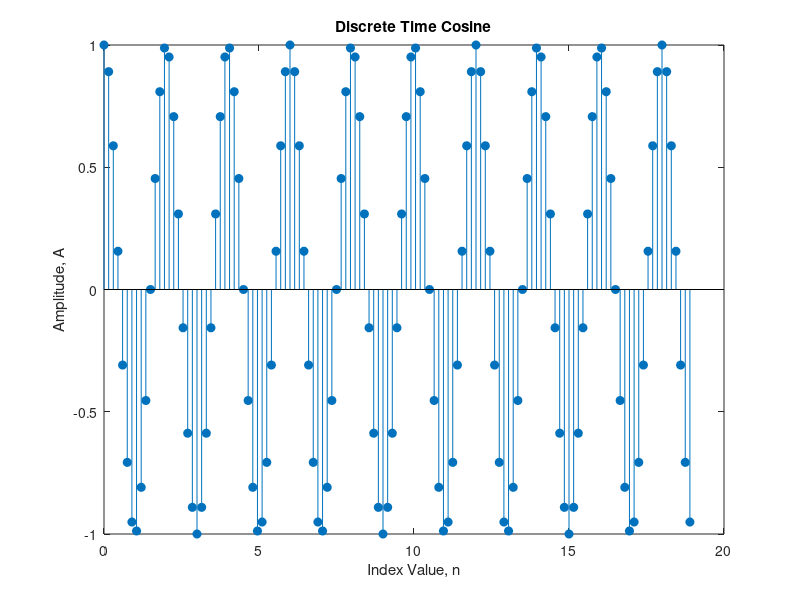

Recreate this plot in MATLAB.
clc
clear all
n = 0:0.15:19; 
x = cos(2*pi*n/2);

stem(n, x,'filled');
xlabel('Index Value, n');
ylabel('Amplitude, A');
title('Discrete Time Cosine');

abs_x_2 = abs(x).^2; 
N = 20;
delta_n = 0.15; 
px = sum(abs_x_2)*delta_n/N
